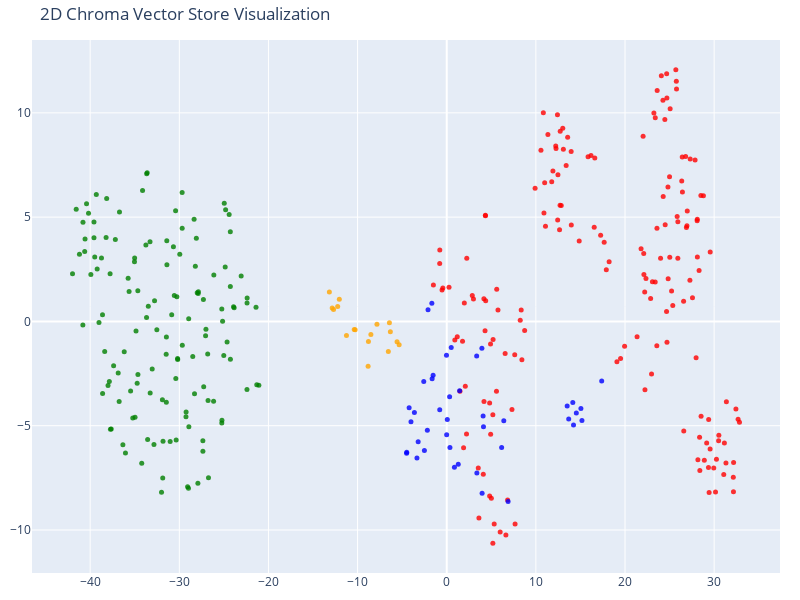

The notebook cell this image was saved under:
### Code cell
tsne = TSNE(n_components=2, random_state=42)
reduced_vectors = tsne.fit_transform(vectors)

# Create the 2D scatter plot
fig = go.Figure(data=[go.Scatter(
    x=reduced_vectors[:, 0],
    y=reduced_vectors[:, 1],
    mode='markers',
    marker=dict(size=5, color=colors, opacity=0.8),
    text=[f"Type: {t}<br>Text: {d[:100]}..." for t, d in zip(doc_types, documents)],
    hoverinfo='text'
)])

fig.update_layout(title='2D Chroma Vector Store Visualization',
    scene=dict(xaxis_title='x',yaxis_title='y'),
    width=800,
    height=600,
    margin=dict(r=20, b=10, l=10, t=40)
)

fig.show()

### Figure 1 — Plotly figure (JSON) as saved in the notebook; plotly's stock layout.template omitted (floating-point values rounded to 4 significant figures; data arrays with more than 128 entries replaced by an {"elided": "..."} marker saying what was removed)
{"data": [{"hoverinfo": "text", "marker": {"color": {"elided": "360 str values"}, "opacity": 0.8, "size": 5}, "mode": "markers", "text": {"elided": "360 str values"}, "type": "scatter", "x": {"elided": "360 float values"}, "y": {"elided": "360 float values"}}], "layout": {"height": 600, "margin": {"b": 10, "l": 10, "r": 20, "t": 40}, "scene": {"xaxis": {"title": {"text": "x"}}, "yaxis": {"title": {"text": "y"}}}, "title": {"text": "2D Chroma Vector Store Visualization"}, "width": 800}}
